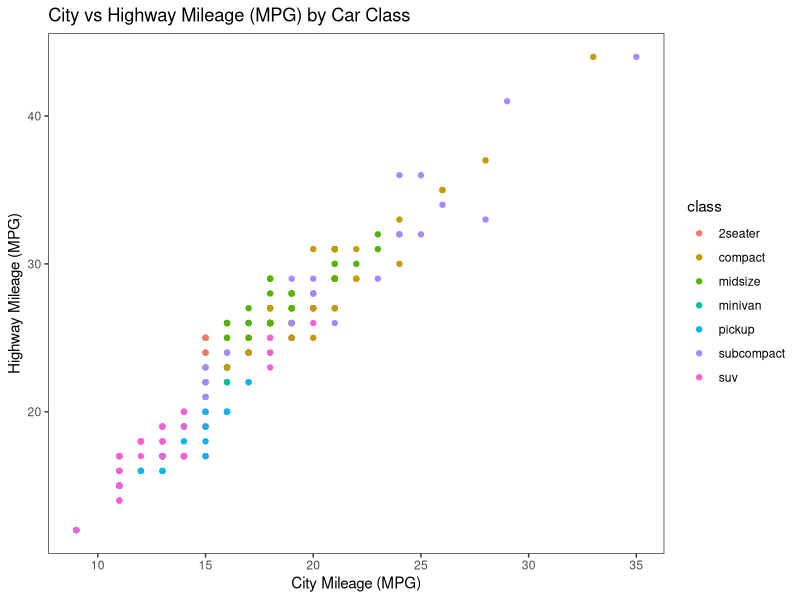
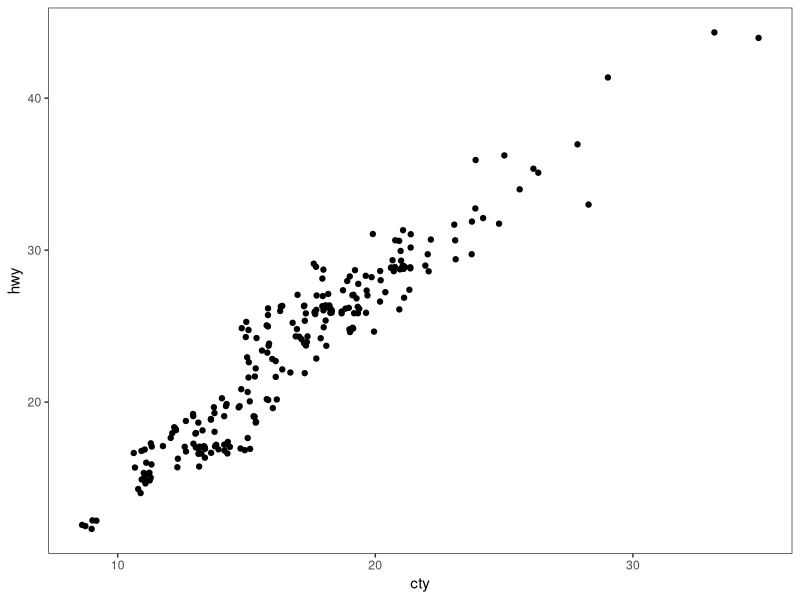
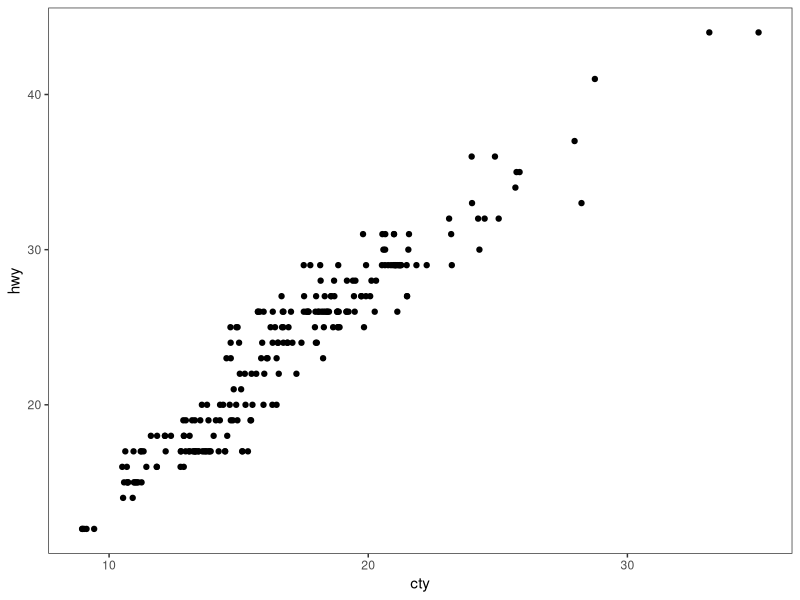
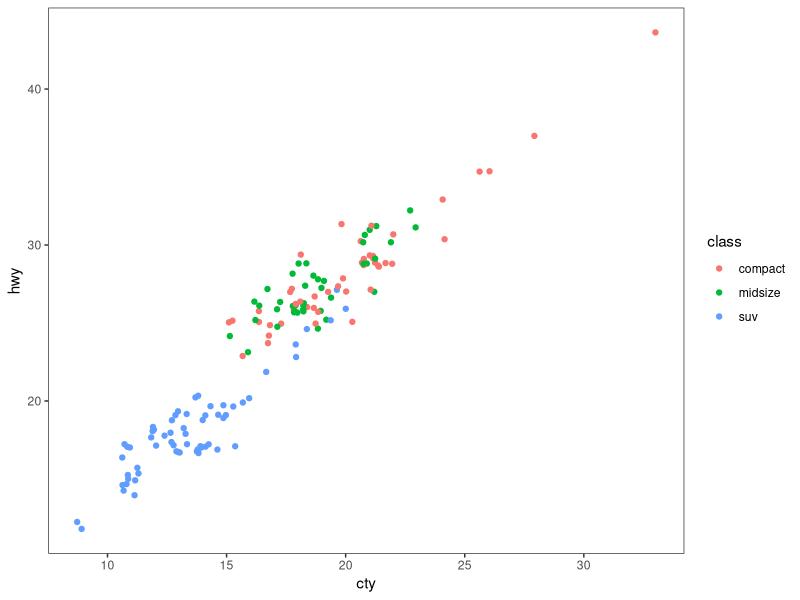
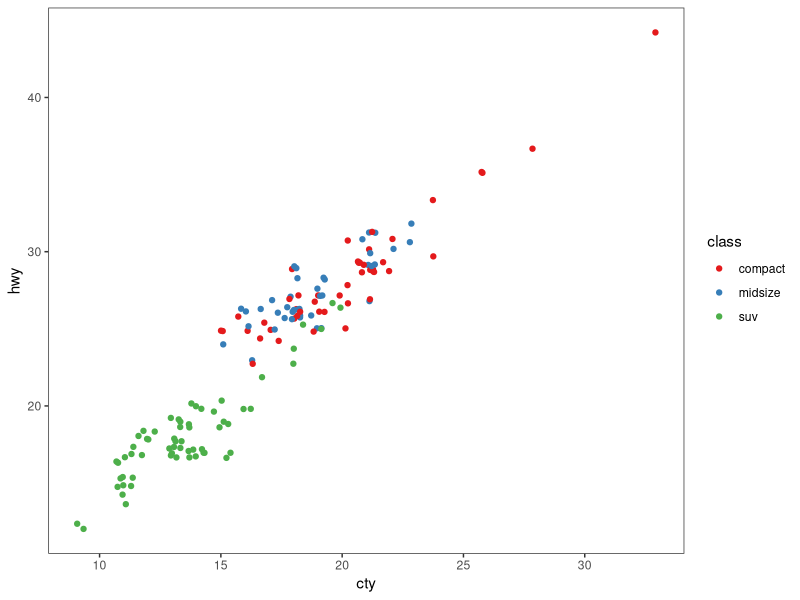
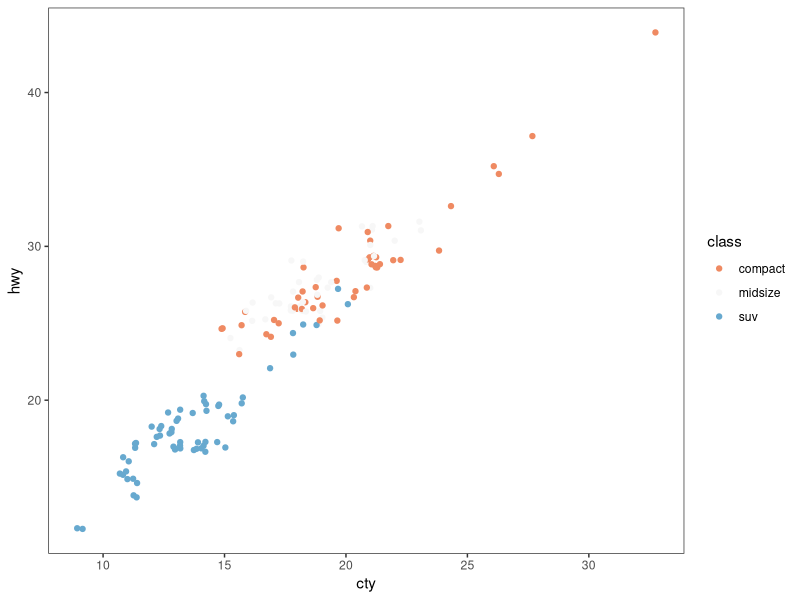
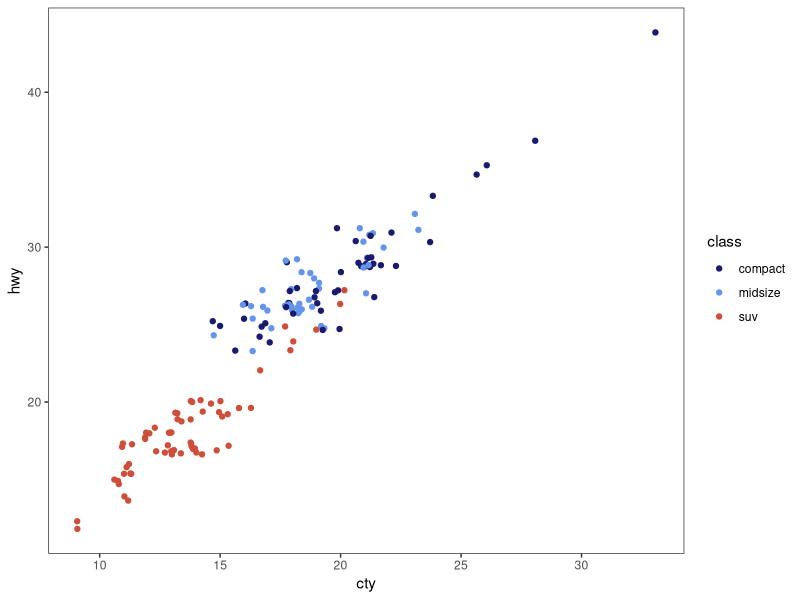
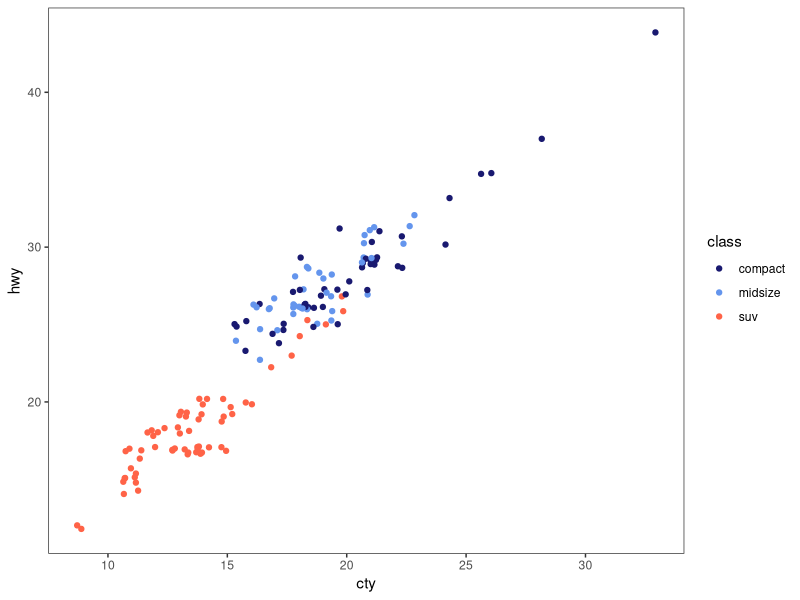

Generate these figures, in order, with R: (Note: this script raises an error after producing the figures.)
# ---------------------------------------------------------- #
#### MODULE 3: Plot even more data!                       ####               
# ---------------------------------------------------------- #

## OBJECTIVE:
# 1. To develop a "grammar of graphics".
# 2. To become comfortable using ggplot2 for exploratory data visualization.


# ---------------------------------------------------------- #
#### SET UP:                                              ####
# ---------------------------------------------------------- #
# REMINDER: In RStudio, open the Rproject for our course (UNCG_DataWrangling), 
# pull any changes from GitHub, and navigate to the branch you created for 
# yourself (just a single branch for the whole semester) in RStudio's Git tab.
# Open this week's assignment in this new branch to complete and submit on GitHub.
# Ideally, you'll commit your answers a bit at a time as you work through
# this assignment, rather than committing all at once at the end.

# Reminder of some helpful resources for graphing in R:
# ggplot Cookbook: http://www.cookbook-r.com/Graphs/
# Official ggplot2 Book: https://ggplot2-book.org/
# Themes in ggplot2: https://ggplot2-book.org/polishing.html#themes

# In ggplot2, aesthetic means “something you can see”. Each aesthetic is a
# mapping between a visual cue and a variable.
# Examples include:
# position (i.e., on the x and y axes)
# color (“outside” color)
# fill (“inside” color)
# shape (of points)
# line type
# size

# Each type of geometric object (geom) accepts only a subset of all aesthetics.
# Refer to the geom help pages to see what mappings each geom accepts. Aesthetic
# mappings are set with the aes() function.

# TASK: We will be using the ggplot2 package for graphing. Fortunately, ggplot2 
# is nested within the tidyverse package (along with many others).
# Start by writing code to load the tidyverse library.
# HINT: see the end of assignment #1 if you forgot how to load a package.


library(tidyverse)

# TASK: Write code below to set your theme to black and white and both your major
# AND minor gridlines to element_blank for all plots you'll be making today.
# HINT: Check back to last week's assignment section 1.9 for setting themes for
# all plots.

theme_set(theme_bw() + theme(panel.grid.major = element_blank(),
                             panel.grid.minor = element_blank()))

# ---------------------------------------------------------- #
#### 1.0 CORRELATION                                      ####
# ---------------------------------------------------------- #

# We learned how to make correlations last week, but it never hurts to get
# more practice! Let's start by using a data set built into ggplot2.
# The mpg dataset looks at the gas efficiency of different cars. Run the following
# code to load the data:
data(mpg, package = "ggplot2")

# TASK: Create a scatterplot (i.e., a dot plot) to relate city and highway mileage.
# Color the points by the class of car (class column) and label the x and y axis 
# to be more informative (City Mileage (MPG) vs Highway Mileage (MPG)).
# HINT: Refer back to last week's assignment or the ggplot help resources if you 
# forget how to make a scatterplot.

ggplot(mpg, aes(x = cty, y = hwy, color = class)) + 
  geom_point() +
  labs(x = "City Mileage (MPG)", y = "Highway Mileage (MPG)", title = "City vs Highway Mileage (MPG) by Car Class")

# Looks alright, but the graph may be hiding some information...
# QUESTION: How many data points are in the mpg dataframe?
##ANSWER: There are 234 data points in the mog dataframe.

# QUESTION: Approximately how many dots are in the graph you just made? How does
# that compare to the number of observations in the dataframe?
##ANSWER: There are 78 dots in the graph, this is less than the 234 observations in the dataset. 

# Try another correlation-focused geom that addresses this problem by running
# the following code:
ggplot(data=mpg, aes(x=cty, y=hwy)) + 
  geom_jitter()


# QUESTION: What happened when you created the plot with geom_jitter?
##ANSWER: It changes to a similar scatterplot, but without graphing cars by class and color and with all of the datapoints included. 

# QUESTION: Run the code to create a plot using geom_jitter a second time. Then run it
# again and again. What happens each time? Why is this happening?
##ANSWER: Each time i run the code, the datapoints shift slightly. This is because geom_jitter shifts individual points slightly so that all individual points are visible even those that have the same value. 

# TASK: The default in geom_jitter is to jitter (or slightly move) the points away
# from each other in both the x and y directions. Check the help file for geom_jitter
# and write code below to make a graph where you jitter points in only the x-dimension
# by 0.5.

ggplot(data=mpg, aes(x=cty, y=hwy)) + 
  geom_jitter(width = 0.5, height = 0)


# ---------------------------------------------------------- #
#### 1.1 DETOUR! COLORS, COLORS, COLORS                   ####
# ---------------------------------------------------------- #

# Our world is so colorful, and our graphs can be too! But we want to be mindful
# of our color choices to not only be beautiful, but also informative and accessible.

# TASK: Create a new dataframe that filters our mpg data down to only information
# for car classes compact, midsize, and suv using an %in% statement. Name your 
# new dataframe mpgSubset.
# HINT: Refer back to the Transform assignment if you want help with %in% (or 
# try googling!)

mpgSubset <- mpg %>% filter(class %in% c("compact", "midsize", "suv"))

# ggplot has lots of nice (and some not so nice) built-in color palettes that we 
# can use to fill our bars with color. Try running the following code:
ggplot(data=mpgSubset, aes(x=cty, y=hwy, color=class)) +
  geom_jitter()

# The code above supplies us with ggplot's default color palette, which I find not
# so pleasing. Let's try to change this!

# We can add a statement specifying the scale of colors we would prefer. One way
# to do this is to use other pre-set palettes from ggplot. Run the code below to 
# ask ggplot to use the color brewer's palette called Set 1.
ggplot(data=mpgSubset, aes(x=cty, y=hwy, color=class)) +
  geom_jitter() +
  scale_color_brewer(palette="Set1")

# Alternatively, we could use the "RdBu" palette:
ggplot(data=mpgSubset, aes(x=cty, y=hwy, color=class)) +
  geom_jitter() +
  scale_color_brewer(palette="RdBu")

# QUESTION: Investigate the color brewer's range of palettes at this website: 
# https://r-graph-gallery.com/38-rcolorbrewers-palettes.html
# What do you notice about the colors chosen from each of the palettes that we
# used above? (i.e., does it use the first three colors in the palette? The last
# three? Some other combination?)
##ANSWER: For the "Set1" color palette, it uses the first 3 colors. For the "RdBu" color palette, it uses a combination of colors in the "middle" of the palette, one on the red side (light orange), one white, and one on the blue side (light blue).

# We could also pick out EXACTLY which colors we want for our figure. 
# There are 4 main ways to specify colors in R:
### by name
### by number
### by Hex code
### with the rgb() function

# By Name: R allows you to call more than 600 colors by name! Run the following
# code to see a list:
colors()

# We can put in the colors we chose for each variable by adding the 
# scale_color_manual() function to our plot. Try it out by running the following
# code:
ggplot(data=mpgSubset, aes(x=cty, y=hwy, color=class)) +
  geom_jitter() +
  scale_color_manual(values=c('midnightblue', 'cornflowerblue', 'tomato3'))


# You can also chose colors by number, which are assigned in R.

# TASK: Copy and paste the code to make our scatterplot and replace the color names
# with three numbers of your choice (between 1 and 657). How does your new figure look?
# HINT: remember to remove the quotation marks when calling numbers.


# QUESTION: How do you think you could figure out which color name belongs to
# each color number?
# HINT: Try creating a dataframe from color() by passing it into the
# as.data.frame() function.


# You can also chose colors by Hex code. A Hex color code is a 6-symbol code made
# of up to three 2-symbol elements (6 symbols in length all together). Each of 
# the 2-symbol elements represents a color value in the Red-Green-Blue (RGB) color
# scale from 0 to 255. Hex codes are written with a # in front of them. Let's try
# out calling our colors using hex code.
ggplot(data=mpgSubset, aes(x=cty, y=hwy, color=class)) +
  geom_jitter() +
  scale_color_manual(values=c('#191970', '#6495ED', '#FF6347'))

# There are two great things about hex codes. First, you can call ANY color you 
# want with a hex code. That is, you're not limited to the 657 colors that are
# in ggplot. By specifying the color by hex code, you can pick literally anything!

# TASK: Google the search term "color picker". This should bring up google's color
# picker (in addition to a billion other color picking websites). Use this color
# picker to generate the hex codes for three new colors of your choice. Then copy
# and paste the above code, replacing the hex codes with your color choices.
ggplot(data=mpgSubset, aes(x=cty, y=hwy, color=class)) +
  geom_jitter() +
  scale_color_manual(values=c('#f274ab', '#c4a2f5', '#a2c0f5'))

# The second great thing about hex codes is that you can control the transparency
# of your colors. Transparency is set in a hex code by adding two extra symbols
# to the end, which together make up the "alpha" element. Adding 00 to the end 
# of your hex code will make your color completely transparent, while adding FF 
# to the end will make it completely opaque. Any number/letters in-between will 
# result in partial transparency. You can find a complete list of transparencies
# between 0-100% here: https://gist.github.com/lopspower/03fb1cc0ac9f32ef38f4

# TASK: Try out transparency by copying and pasting your graph code below and
# adding the alpha element to the end of each of your hex codes to make your
# first color 0% transparent, your second color 50% transparent, and your third
# color 100% transparent.

ggplot(data=mpgSubset, aes(x=cty, y=hwy, color=class)) +
  geom_jitter() +
  scale_color_manual(values=c('#f274abFF', '#c4a2f580', '#a2c0f500'))

# QUESTION: What happened to the point that you set to 100% transparent?
##ANSWER: The points are not visible on the graph. 

# Finally, we can set our colors using the rgb() function. This operates very
# similarly to the hex code, where you can pick exactly the color and transparency
# you want. Try it out by running the following code:
ggplot(data=mpgSubset, aes(x=cty, y=hwy, color=class)) +
  geom_jitter() +
  scale_color_manual(values=c(rgb(.10, .10, .44, 1), rgb(.39, .58, .93, 1), rgb(1.0, .39, .28, 1)))

# TASK: Modify the above code to make all of your points 50% transparent.

ggplot(data=mpgSubset, aes(x=cty, y=hwy, color=class)) +
  geom_jitter() +
  scale_color_manual(values=c(rgb(.10, .10, .44, 0.5), rgb(.39, .58, .93, 0.5), rgb(1.0, .39, .28, 0.5)))

# There are so many inventive and artistic people in the world who have expanded
# the offerings for colors in ggplot. Check out some notable ones listed below
# when choosing colors for this assignment.
### Color-blind friendly palettes: https://github.com/JLSteenwyk/ggpubfigs
### Color palettes from vintage National Parks posters: https://github.com/katiejolly/nationalparkcolors
### Color palettes based on Wes Anderson movies: https://github.com/karthik/wesanderson
### Color palettes from famous Dutch paintings: https://github.com/EdwinTh/dutchmasters


# ---------------------------------------------------------- #
#### 1.2 DETOUR! LEGENDS                                  ####
# ---------------------------------------------------------- #

# When you specify colors in your ggplot code, R throws in a bonus legend for free!
# However, this legend is often not as clear or visually appealing as we might 
# prefer. But as with all geometric objects in ggplot, legends can be easily altered.

# Run the following code to create a scatter plot. Feel free to modify the colors
# as you prefer!
ggplot(data=mpgSubset, aes(x=cty, y=hwy, color=class)) +
  geom_jitter() +
  scale_color_manual(values=c('#f274ab', '#73faff', '#ffd663'))

# QUESTION: Where did ggplot get the legend title and values from?
##ANSWER: It got it from the names of the columns used for the aesthetic values. 

# We could change the title and values in our legend by altering the dataframe
# we are passing into ggplot. But that seems a bit drastic. Instead, we can 
# lean on the same code that specifies our color picks to alter the legend text.
# Try it out by running the following code:
ggplot(data=mpgSubset, aes(x=cty, y=hwy, color=class)) + 
  # Creates a plot from the mpgSubset dataset and assigns cit and hwy to 
  # the x and y values and class to color.
  geom_jitter() + 
  # Creates a scatterplot with the jitter function that adds variation to the
  # points, preventing overlap. 
  scale_color_manual(values=c('#FCBA03', '#380754', '#496916'),
                     # Assigns tolors to the classes of cars in the dataset. 
                     name='Class of Car', 
                     # Names the plot legend for class.
                     breaks=c('suv', 'midsize', 'compact'), 
                     # Picks the data values from the class column and
                     # determines their display order.
                     labels=c('SUV', 'Midsize', 'Compact'))
                    # Assigns labels to the classes in the legend. 
                    

# TASK: Label each line of the code above with what it is doing.
# HINT: Check the scale_color_manual help file or ggplot Cookbook for more info.


# IMPORTANT: It is important to pay attention to the order you provide ggplot with 
# your color choices and legend labels! Try running the following code:
ggplot(data=mpgSubset, aes(x=cty, y=hwy, color=class)) + 
  geom_jitter() + 
  scale_color_manual(values=c('#FCBA03', '#380754', '#496916'), 
                     name='Class of Car', 
                     breaks=c('suv', 'midsize', 'compact'), 
                     labels=c('Compact', 'SUV', 'Midsize')) 


# QUESTION: What is wrong with the code above? Why is it so important to be
# careful with the order you pass information into ggplot?
##ANSWER: The code above has a different order for the classes and their respective labels (ie. suv = Compact, midsoze = SUV, compact = Midsize in the legend). It's important to check the order of your code to make sure that it is labelled correctly.

# While changing the legend text and factor order takes place in the scale_color_manual
# step, moving the legend around on the graph page is part of the graph theme. We
# can try this out using the code below:
ggplot(data=mpgSubset, aes(x=cty, y=hwy, color=class)) + 
  geom_jitter() + 
  theme(legend.position='top')


# TASK: Modify the code above to have the legend display along the bottom of
# the figure.
ggplot(data=mpgSubset, aes(x=cty, y=hwy, color=class)) + 
  geom_jitter() + 
  theme(legend.position='bottom')

# We can also have the legend located within the area of the graph itself! We can 
# do this by specifying the coordinates for where the legend should go within the
# graph axes. First we set the legend position and then we set the anchoring 
# position by justifying the legend.
### bottom left: 0,0
### bottom right: 1,0
### top left: 0,1
### top right: 1,1

# Try it out by running the following code:
ggplot(data=mpgSubset, aes(x=cty, y=hwy, color=class)) + 
  geom_jitter() + 
  theme(legend.position=c(1,0), legend.justification=c(1,0))

# QUESTION: What happens if you don't include the code for legend justification
# above?
ggplot(data=mpgSubset, aes(x=cty, y=hwy, color=class)) + 
  geom_jitter()

##ANSWER: The legend appears on the right side of the graph, making the graph narrow and more difficult to interpret. 

# TASK: Copy and paste the code from above. Modify it to place the legend in the
# upper left part of the graph.

ggplot(data=mpgSubset, aes(x=cty, y=hwy, color=class)) + 
  geom_jitter() + 
  theme(legend.position=c(0,1), legend.justification=c(0,1))

# Finally, we might want to remove the legend altogether! We would do so by
# modifying the theme as well. 

# TASK: Check the ggplot cookbook to find the legends section. Read what it says 
# about removing the legend. Then copy and paste the graph code from above. Modify
# the code to remove the legend.

ggplot(data=mpgSubset, aes(x=cty, y=hwy, color=class)) + 
  geom_jitter() + 
  theme(legend.position = "none")


# ---------------------------------------------------------- #
#### 2.0 DEVIATION                                        ####
# ---------------------------------------------------------- #

# Used to compare variation in values between small number of items (or categories) 
# with respect to a fixed reference.

# Whether the graphical type is a deviation graph or a composition graph (or a 
# ranking graph) may depend on the underlying data structure.

# We used geom_bar() last week with factor data to create a bar graph. But
# geom_bar() is a bit tricky because it can make EITHER a bar graph or a histogram
# depending on the data you give it. The default of geom_bar() is to set stat to 
# count so if you give it just a continuous x value, it will make a histogram. Try
# it with the following code:
ggplot(data=mpg, aes(x=hwy)) + 
  geom_bar()

# In order to have the geom create bars and not a histogram, you must:
# 1) Set stat = identity
# 2) Provide both an x and a y inside the aes(), where x is either a character 
# or factor and y is numeric.

# TASK: Create a dataframe of summary statistics for the mpg data, calculating the
# mean, standard deviation, and standard error for highway mpg grouping by class.
# Name the resulting dataframe highwayMPG and your new variables hwy_mean, hwy_sd,
# and hwy_se.
# HINT: Look back at the Transform assignment if you forget how to summarize the
# data. Also recall, standard error = 1.96*standard deviation.

highwayMPG <- mpg %>% group_by(class) %>% 
  summarize(hwy_mean = mean(hwy), hwy_sd = sd(hwy), hwy_se = 1.96 * hwy_sd)

# TASK: Create a bar graph showing the average highway MPG on the y-axis and 
# car class on the x-axis. Fill the bars by class. Add in error bar caps that are 20%
# the width pf the bars.
# HINT: Don't forget to change stat from the default in your geom_bar() statement!

ggplot(highwayMPG, aes(x = class, y = hwy_mean, fill = class)) +
         geom_col() +
         geom_errorbar(aes(ymin = hwy_mean - hwy_se,
                           ymax = hwy_mean + hwy_se), width = 0.2) 

# ---------------------------------------------------------- #
#### 2.1 DETOUR! COLORS AND LEGENDS, AGAIN                ####
# ---------------------------------------------------------- #

# Recall that some geometric elements require fills instead of (or sometimes in
# addition to) colors.

# TASK: Create a bar graph with the mpg summary stats with the following parameters:
# (1) Black bar outline
# (2) Bars filled with the color brewer palette "Dark2" using the scale_fill_manual
#     statement
# (3) No legend
# (4) Informative x- and y-axis labels. 

# HINT: Carefully consider whether your color and/or fill should go within an aes() 
# statement, the scale_fill_manual or scale_color_manual statements, or neither.
# If in doubt, try a bunch of ways until it looks how we want it. And consult 
# your helpful ggplot resources on the web.


# ---------------------------------------------------------- #
#### 2.2 DETOUR! AXIS MODIFICATIONS                       ####
# ---------------------------------------------------------- #

# Run the following code, feeling free to modify colors as you prefer:
ggplot(data=highwayMPG, aes(x=class, y=hwy_mean, fill=class)) +
  geom_bar(stat='identity') 

# QUESTION: Where is ggplot getting the x-axis tick labels from?


# Often our tick labels are not the best. We can modify them to be more informative
# or visually appealing by directly modifying the dataframe, but again this feels
# a bit extreme. Instead, we can directly modify the scale of the axis. For axes
# that deal with categories, we are setting the discrete scale. Try it out by
# running the following code:
ggplot(data=highwayMPG, aes(x=class, y=hwy_mean, fill=class)) +
  geom_bar(stat='identity') +
  scale_x_discrete(labels=c('sport', 'compact', 'midsize', 'minivan', 'pickup', 'subcompact', 'SUV'))

# We can also change the scale of the continuous axes, including how large they are
# and where the tick marks fall as follows:
ggplot(data=highwayMPG, aes(x=class, y=hwy_mean, fill=class)) +
  geom_bar(stat='identity') +
  scale_y_continuous(breaks=seq(0, 50, 10)) +
  coord_cartesian(ylim=c(0,50))

# QUESTION: Try running the code above without the coord_cartesian() statement. 
# What is surprising about the resulting graph? Based on this result, what do you
# think the coord_cartesian() statement does?


# We can also add a statement into the scale discrete or continuous statements
# to name our axes, rather than putting in a whole separate step of xlab() or ylab().
# Try it out with the following code:
ggplot(data=highwayMPG, aes(x=class, y=hwy_mean, fill=class)) +
  geom_bar(stat='identity') +
  scale_x_discrete(name='Class of Car') +
  scale_y_continuous(name='Mean Highway MPG')


# Finally, we can flip our axes easily in ggplot as follows:
ggplot(data=highwayMPG, aes(x=class, y=hwy_mean, fill=class)) +
  geom_bar(stat='identity') +
  coord_flip()


# TASK: Let's put it all together. Make a graph of the mpg summary stats with the
# following specifications:
# (1) color by class of car using a color scheme of your choice (not the default)
# (2) plot the class of car on the x-axis and the highway MPG on the y axis
# (3) include better names for the x- and y-axis titles
# (4) include better names for the car classes
# (5) set the scale of the highway mpg to run from 0 to 30 with breaks every 5 
# (6) flip your axes
# (7) remove the legend


# ---------------------------------------------------------- #
#### 3.0 RANKING                                          ####
# ---------------------------------------------------------- #
# Used to compare the position or performance of multiple items with respect to 
# each other. Actual values matters somewhat less than the ranking.

# TASK: Create a dataframe of summary statistics for the mpg data, calculating the
# mean, standard deviation, and standard error for CITY mpg grouping by class.
# Name the resulting dataframe cityMPG and your new variables city_mean, city_sd,
# and city_se.
# HINT: Look back at the Transform assignment if you forget how to summarize the
# data. Also, standard error = 1.96*standard deviation.


# Now we want to plot our data in order from smallest to largest city MPG to get
# a ranking. To do so, we need to use the reorder() function to rearrange the data
# going into our x-axis.
ggplot(cityMPG, aes(x=reorder(class, city_mean), y=city_mean)) + 
  geom_bar(stat="identity")

# TASK: Recreate the above ranking figure to include the following:
# (1) class of car on the x-axis with informative axis and tick labels
# (2) MPG ordered from highest to lowest (hint: try google if you're unsure)
# (3) bars with dary grey outlines and filled by class with your favorite color scheme
# (4) error bars with end caps 30% the width of the bars
# (5) y-axis from 0 to 30 with tick marks every 5
# (6) no legend.


# ---------------------------------------------------------- #
#### 4.0 DISTRIBUTION                                     ####
# ---------------------------------------------------------- #
# When you have lots and lots of data points and want to study where and how the
# data points are distributed.

# Histograms can be accomplished with either geom_bar() or geom_histogram()
ggplot(mpg, aes(hwy)) + 
  geom_histogram()

# TASK: Recreate the graph above, but using geom_bar() instead


# TASK: Try making a histogram with the categorical variable 'manufacturer'.
# What error message do you get?


# QUESTION: What happens when you follow the advice of the error message and 
# make stat='count'?
ggplot(mpg, aes(manufacturer)) + 
  geom_histogram(stat="count")


# TASK: Make a boxplot comparing the distribution of cty (city mileage) for
# each class of car.
# HINT: Look back to last week if you forget how to make a boxplot.


# We can also make a different type of distribution, a violin plot using the 
# geom_violin statement as follows:
ggplot(mpg, aes(x=class, y=cty)) + 
  geom_violin()

# QUESTION: What does a violin plot show? Check google if you're unsure.


# ---------------------------------------------------------- #
#### 5.0 COMPOSITION                                      ####
# ---------------------------------------------------------- #
# Bar charts and pie charts are classic ways of showing composition of a dataset.

# TASK: Let's get some data for this task by determining the number of cars from 
# each car manufacturer in our mpg dataframe. We can do this as follows:
manufacturerFreq <- mpg %>% 
  group_by(manufacturer) %>% 
  summarize(frequency=length(manufacturer)) %>% 
  ungroup()

# TASK: Make a bar graph of the number of cars (frequency) by manufacturer using
# the dataframe we created above.


# We can switch the bar chart you created above into a pie chart simply by changing
# the coordinate system through a series of steps as follows:

ggplot(manufacturerFreq, aes(x=manufacturer, y=frequency)) +
  geom_bar(stat="identity") +
  coord_polar()

ggplot(manufacturerFreq, aes(x=manufacturer, y=frequency, fill=manufacturer)) +
  geom_bar(stat="identity") +
  coord_polar()

ggplot(manufacturerFreq, aes(x="", y=frequency, fill=manufacturer)) +
  geom_bar(stat="identity", width=1) +
  coord_polar()

ggplot(manufacturerFreq, aes(x="", y=frequency, fill=manufacturer)) +
  geom_bar(stat="identity", width=1) +
  coord_polar(theta="y")

ggplot(manufacturerFreq, aes(x="", y=frequency, fill=manufacturer)) +
  geom_bar(stat="identity", width=1) +
  coord_polar(theta="y", start=0) +
  theme_void() +
  theme(legend.title = element_text(size = 12.5), 
        legend.text  = element_text(size = 8.5),
        legend.key.size = unit(.75, "lines"))

# TASK: Annotate the code below to describe what each line does:
ggplot(manufacturerFreq, aes(x="", y=frequency, fill=manufacturer)) +
  geom_bar(stat="identity", width=1) +
  coord_polar(theta="y", start=0) +
  theme_void() +
  theme(legend.title = element_text(size = 12.5), 
        legend.text  = element_text(size = 8.5),
        legend.key.size = unit(.75, "lines"))


# ---------------------------------------------------------- #
#### 6.0 CHANGE                                           ####
# ---------------------------------------------------------- #

# Time series are often best visualized with line graphs. Let's try this out
# with some new data:
data("economics")

# TASK: Use the economics dataset to plot the number of people who are unemployed
# over time (unemploy vs date). Make a scatterplot, then connect the points with 
# lines using geom_line().
# HINT: use ?economics to get more information about this dataset.




# ---------------------------------------------------------- #
#### GROUPS AND MAPS                                      ####
# ---------------------------------------------------------- #

# Let's save these for group project options, this assignment is really long!









# REMEMBER: Save and push your script when you're done with this assignment!
